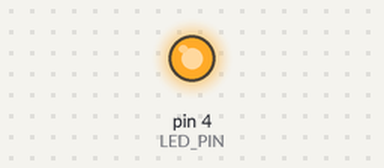
The sketch below on a simulated Arduino Uno, built with avr-gcc and run on an emulated ATmega328P. Parts: output pins drawn as LEDs (lit = HIGH). What the sketch prints to the serial monitor is not drawn.

Above: at 1.7 s.
At 5.9 s:
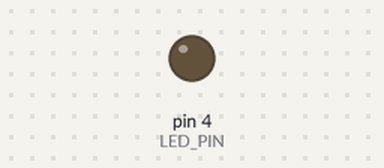
Timing chart, 0 to 8.8 s (numbered marks = the images above):
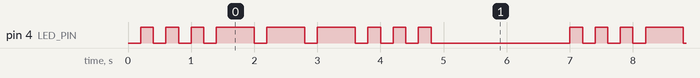

Measured:
- by itself, pin 4 (LED_PIN): repeats every 6.8 s: 2 × (LOW 0.20 s, HIGH 0.20 s), 3 × (LOW 0.20 s, HIGH 0.60 s), 3 × (LOW 0.20 s, HIGH 0.20 s), LOW 2.2 s, HIGH 0.20 s
- by itself, everything shown: repeats every 6.8 s, in 18 steps

The sketch:

ex03.ino
```cpp
#define LED_PIN 4
const unsigned long dotOn = 200;    // 短闪S
const unsigned long dashOn = 600;   // 长闪O
const unsigned long gap = 200;      // 字符间隔熄灭
const unsigned long endPause = 2000;// 整套SOS结束长停顿

// SOS序列：三短、三长、三短 0=短，1=长
int sosSeq[] = {0,0,0, 1,1,1, 0,0,0};
int seqLen = sizeof(sosSeq)/sizeof(int);

unsigned long prevTime = 0;
int curIdx = 0;
int state = 0; // 0熄灭，1点亮

void setup() {
  Serial.begin(115200);
  pinMode(LED_PIN, OUTPUT);
  digitalWrite(LED_PIN, LOW);
}

void loop() {
  unsigned long curTime = millis();
  unsigned long delta = curTime - prevTime;
  unsigned long dur;

  if(state == 1){
    dur = (sosSeq[curIdx]==0) ? dotOn : dashOn;
    if(delta >= dur){
      digitalWrite(LED_PIN, LOW);
      Serial.print("符号");Serial.print(curIdx);Serial.println(" 熄灭");
      state = 0;
      prevTime = curTime;
      curIdx++;
    }
  }else{
    if(curIdx >= seqLen){
      // 整套SOS播放完成，长停顿
      if(delta >= endPause){
        curIdx = 0;
        prevTime = curTime;
        Serial.println("一轮SOS播放完毕，重新开始");
      }
    }else{
      if(delta >= gap){
        digitalWrite(LED_PIN, HIGH);
        state = 1;
        prevTime = curTime;
      }
    }
  }
}
```
